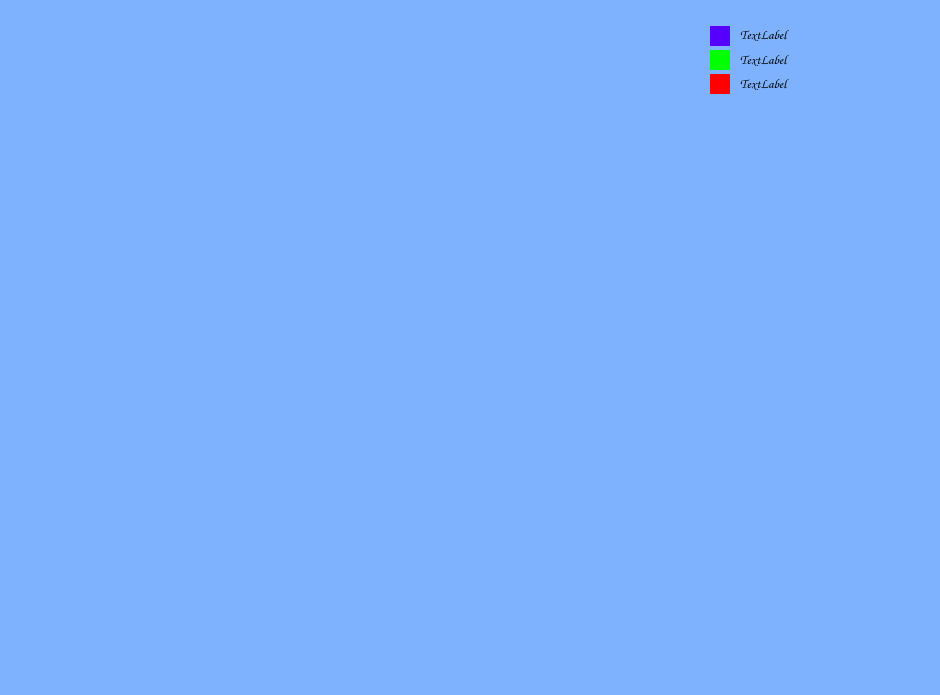
<?xml version="1.0" encoding="UTF-8"?>
<ui version="4.0">
 <class>statistique</class>
 <widget class="QDialog" name="statistique">
  <property name="geometry">
   <rect>
    <x>0</x>
    <y>0</y>
    <width>940</width>
    <height>695</height>
   </rect>
  </property>
  <property name="windowTitle">
   <string>Dialog</string>
  </property>
  <property name="styleSheet">
   <string notr="true">background-color: rgb(126, 178, 255);</string>
  </property>
  <widget class="QLabel" name="label_4">
   <property name="geometry">
    <rect>
     <x>740</x>
     <y>75</y>
     <width>171</width>
     <height>16</height>
    </rect>
   </property>
   <property name="font">
    <font>
     <family>Comic Sans MS</family>
     <pointsize>10</pointsize>
    </font>
   </property>
   <property name="text">
    <string>TextLabel</string>
   </property>
  </widget>
  <widget class="QWidget" name="widget" native="true">
   <property name="geometry">
    <rect>
     <x>710</x>
     <y>26</y>
     <width>20</width>
     <height>20</height>
    </rect>
   </property>
   <property name="styleSheet">
    <string notr="true">color: rgb(85, 0, 255);
background-color: rgb(85, 0, 255);
color: rgb(0, 0, 255);</string>
   </property>
  </widget>
  <widget class="QLabel" name="label_3">
   <property name="geometry">
    <rect>
     <x>740</x>
     <y>51</y>
     <width>151</width>
     <height>16</height>
    </rect>
   </property>
   <property name="font">
    <font>
     <family>Comic Sans MS</family>
     <pointsize>10</pointsize>
    </font>
   </property>
   <property name="text">
    <string>TextLabel</string>
   </property>
  </widget>
  <widget class="QLabel" name="label_2">
   <property name="geometry">
    <rect>
     <x>740</x>
     <y>26</y>
     <width>171</width>
     <height>16</height>
    </rect>
   </property>
   <property name="font">
    <font>
     <family>Comic Sans MS</family>
     <pointsize>10</pointsize>
    </font>
   </property>
   <property name="styleSheet">
    <string notr="true"/>
   </property>
   <property name="text">
    <string>TextLabel</string>
   </property>
  </widget>
  <widget class="QWidget" name="widget_5" native="true">
   <property name="geometry">
    <rect>
     <x>710</x>
     <y>74</y>
     <width>20</width>
     <height>20</height>
    </rect>
   </property>
   <property name="styleSheet">
    <string notr="true">background-color: rgb(255, 0, 0);
background-image: url(:/img/ressources/rouge.jpg);</string>
   </property>
  </widget>
  <widget class="QWidget" name="widget_6" native="true">
   <property name="geometry">
    <rect>
     <x>710</x>
     <y>50</y>
     <width>20</width>
     <height>20</height>
    </rect>
   </property>
   <property name="styleSheet">
    <string notr="true">background-color: rgb(0, 255, 0);
background-image: url(:/img/ressources/vert.jpg);</string>
   </property>
  </widget>
 </widget>
 <resources/>
 <connections/>
</ui>
